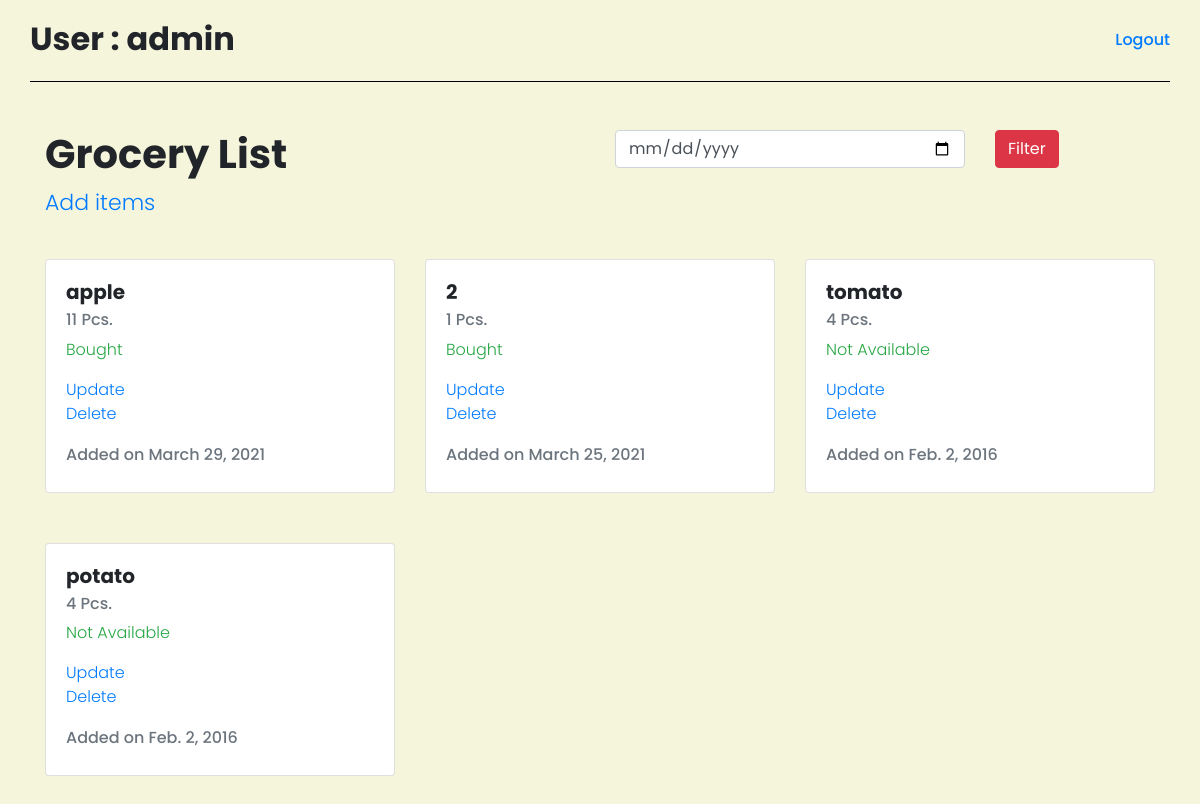
Before: / (signed in) with the older database file.
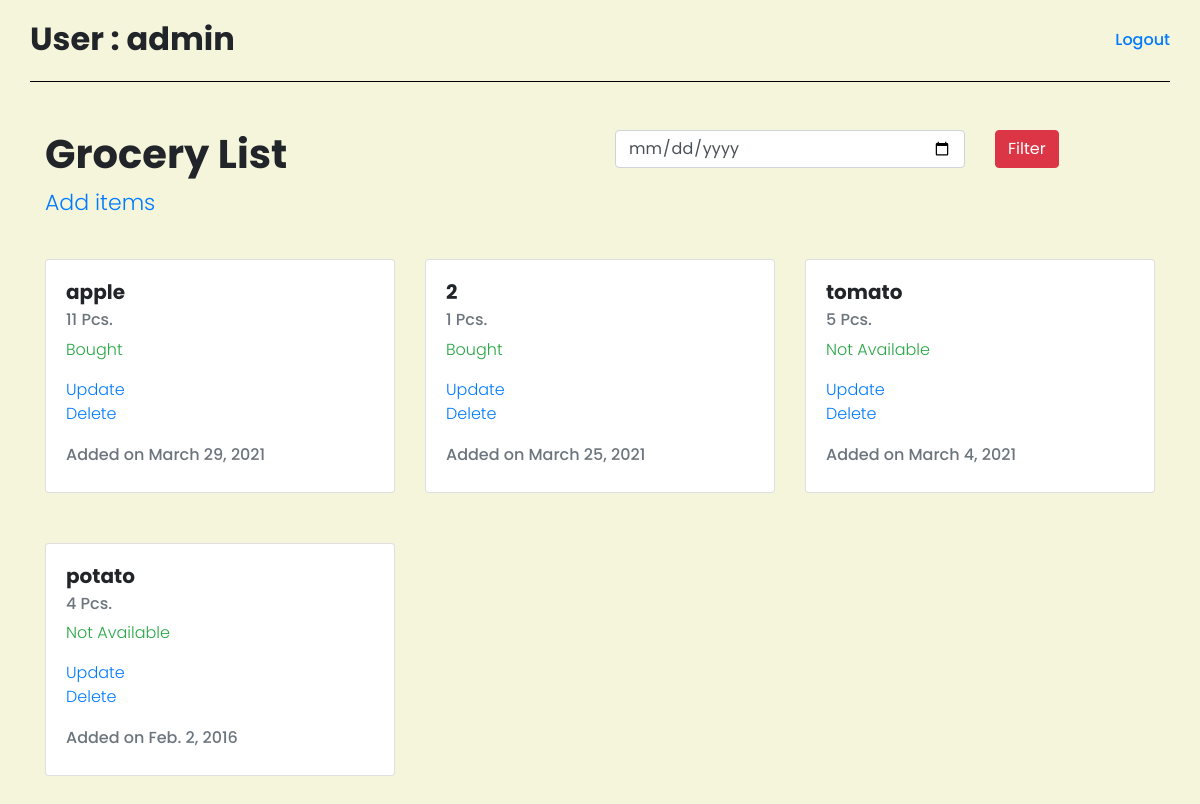
After: the same page with the newer database file.
### Shopping/models.py (models this page shows, shortened)
class Shopping_list(models.Model):
    item_name = models.CharField(max_length=500)
    item_quantity = models.CharField(max_length=100)
    item_status = models.CharField(max_length=100, choices=status)
    date = models.DateField()
    person = models.ForeignKey(User,on_delete=models.CASCADE)
    class Meta:
        verbose_name = 'Shopping list'
        verbose_name_plural = 'Shopping list'

### Shopping/views.py (the view)
# urls.py: path('',views.list_view, name = 'home'),
@login_required
def list_view(request):
    dataset = models.Shopping_list.objects.all().filter(person=request.user).order_by('date')
    dataset = dataset.reverse()
    form = forms.DateFilter(request.POST)
    if request.method == 'POST':
        if form.is_valid():
            d = form.cleaned_data['date']
            dataset = models.Shopping_list.objects.all().filter(person=request.user).filter(date=d)
        else:
            print('invalid')
    context = {"dataset":dataset,'form':form}
    return render(request, "index.html", context)

### Shopping/forms.py
class DateFilter(forms.Form):
    date = forms.DateField()

### templates/index.html (shortened to what this page needs)
<html>
{% load static %}
    <head>
        <link rel="stylesheet" href="https://maxcdn.bootstrapcdn.com/bootstrap/4.4.1/css/bootstrap.min.css">
        <link rel="stylesheet" href="{% static 'css/style.css' %}">
    </head>
    <body>
<div class="container header">
<h2 >User : {{ user }}</h2>
<a href="/accounts/logout"><h6>Logout</h6></a>
</div>
        <div class="container mt-5">
            <div class="row">
                <div class="col-lg-6">
                    <h1>Grocery List</h1>
                    <p style="font-size: 22px"><a href="/add_items">Add items</a> </p>
                </div>
                <div class="col-lg-6 float-right">
                    <div class="row">
                        <form style="display: flex;width: 100%" method="post">
                        <div class="col-lg-8">
                            <input type="date" class="form-control" name="date">
                        </div>
                        <div class="col-lg-4">
                            <button type="submit" class="btn btn-danger" > Filter</button>
                        </div>
                            </form>
                    </div>
                </div>
            </div>
            <div class="row mt-4" >
                {% for data in dataset %}
                <div class="col-lg-4" style="margin-bottom: 50px">
                    <div class="card">
                        <div class="card-body">
                          <h5 class="card-title">{{ data.item_name}}</h5>
                          <h6 class="card-subtitle mb-2 text-muted">{{ data.item_quantity}} Pcs.</h6>
                          <p class="text-success">{{ data.item_status}}</p>
                            <a href="{% url 'update'  data.person data.item_name data.id %}">Update</a><br>
                            <a href="{% url 'delete'  data.person data.item_name data.id %}">Delete</a>
                            <h6 style="padding-top: 25px" class="card-subtitle mb-2 text-muted">Added on {{ data.date}} </h6>
                        </div>
                      </div>
                </div>
                {% endfor %}
            </div>
        </div>
    </body>
</html>

Changed rows visible on the page:
changed Shopping_list "tomato": item_quantity "4" → "5"; date "Feb. 2, 2016" → "March 4, 2021"
